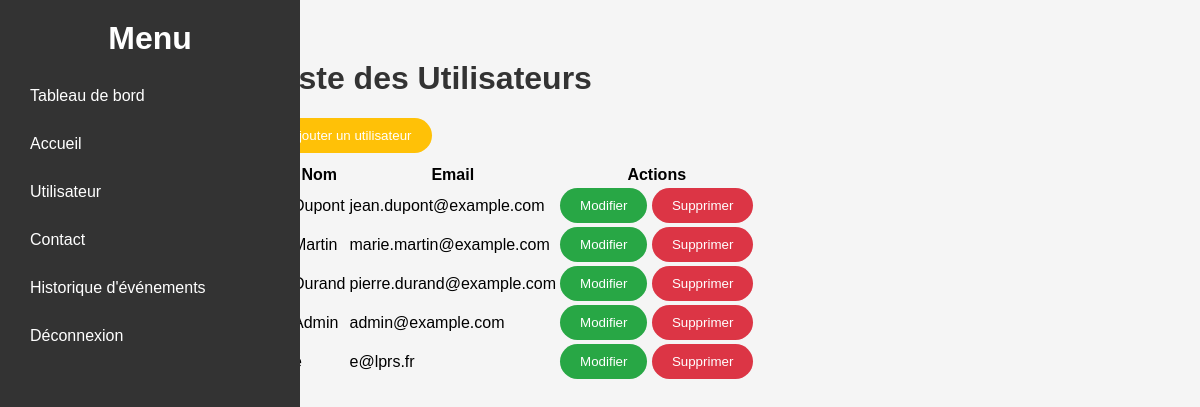
Screenshot of /vue/admin/modifierUserAdmin.php with the database file from the repository.
### tables this page shows
CREATE TABLE IF NOT EXISTS `user` (
  `id_user` int NOT NULL AUTO_INCREMENT,
  `nom` varchar(50) NOT NULL,
  `prenom` varchar(50) NOT NULL,
  `email` varchar(100) NOT NULL,
  `mdp` varchar(255) NOT NULL,
  `ref_role` int NOT NULL,
  PRIMARY KEY (`id_user`),
  KEY `fk_ref_role` (`ref_role`)
);

### vue/admin/modifierUserAdmin.php (the view, shortened to what this page needs)
<?php
$connexion = new SQLConnexion();
$bdd = $connexion->bdd();
$stmt = $bdd->query('SELECT * FROM user');
$utilisateurs = $stmt->fetchAll();
?>
<!DOCTYPE html>
<html lang="fr">
<head>
</head>
<body>
    <div class="container">
        <div class="sidebar">
            <h1>Menu</h1>
            <ul>
                <li><a href="../index_admin.php">Tableau de bord</a></li>
                <li><a href="../index.php">Accueil</a></li>
                <li><a href="../admin/modifierUserAdmin.php">Utilisateur</a></li>
                <li><a href="../admin/contactAdmin.php">Contact</a></li>
                <li><a href="../admin/historiqueAdmin.php">Historique d'événements</a></li>
                <li><a href="../connexion.html">Déconnexion</a></li>
            </ul>
        </div>
        <div class="content">
            <h1>Liste des Utilisateurs</h1>
            <button class="btn btn-ajouter btn-rounded" onclick="openPopup('ajouterPopup')">Ajouter un utilisateur</button>
            <table>
                <thead>
                    <tr>
                        <th>ID</th>
                        <th>Nom</th>
                        <th>Email</th>
                        <th>Actions</th>
                    </tr>
                </thead>
                <tbody>
                    <?php foreach ($utilisateurs as $utilisateur): ?>
                        <tr>
                            <td><?php echo $utilisateur['id_user']; ?></td>
                            <td><?php echo $utilisateur['nom']; ?></td>
                            <td><?php echo $utilisateur['email']; ?></td>
                            <td>
                                <button class="btn btn-modifier btn-rounded" onclick="openPopup('modifierPopup<?php echo $utilisateur['id_user']; ?>')">Modifier</button>
                                <button class="btn btn-supprimer btn-rounded" onclick="openPopup('supprimerPopup<?php echo $utilisateur['id_user']; ?>')">Supprimer</button>
                            </td>
                        </tr>
                    <?php endforeach; ?>
                </tbody>
            </table>
        </div>
    </div>
</body>
</html>

### vue/admin/modifierUserAdmin.php (style rules this page uses)
body { font-family: Arial, sans-serif; margin: 0; padding: 0; background-color: #f5f5f5; display: flex; flex-direction: column; align-items: center; }
.container { display: flex; width: 100%; max-width: 1200px; margin-top: 20px; }
.sidebar { width: 250px; background-color: #333; color: #fff; padding: 20px; box-sizing: border-box; height: 100vh; overflow-y: auto; position: fixed; left: 0; top: 0; z-index: 1; transition: width 0.3s; }
.sidebar h1 { margin-top: 0; margin-bottom: 20px; text-align: center; color: #fff; }
.sidebar ul { list-style-type: none; padding: 0; margin: 0; }
.sidebar li { margin-bottom: 10px; }
.sidebar a { display: block; padding: 10px; color: #fff; text-decoration: none; transition: background-color 0.3s; }
.content { flex: 1; margin-left: 250px; padding: 20px; }
h1 { color: #333; margin-top: 20px; }
.btn { background-color: #007bff; color: #fff; border: none; padding: 10px 20px; cursor: pointer; border-radius: 5px; }
.btn-modifier { background-color: #28a745; }
.btn-supprimer { background-color: #dc3545; }
.btn-rounded { border-radius: 20px; }
.btn-ajouter { background-color: #ffc107; margin-bottom: 10px; }

### rows the page displays
user: nom "Dupont", email "jean.dupont@example.com"
user: nom "Martin", email "marie.martin@example.com"
user: nom "Durand", email "pierre.durand@example.com"
user: nom "Admin", email "admin@example.com"
user: email "e@lprs.fr"
